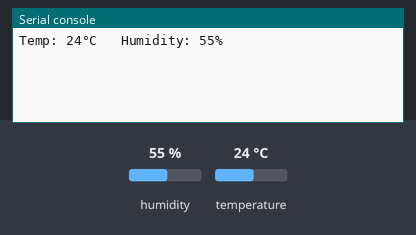
Bench run of a program on a simulated CircuitPython board. Shown: the last lines printed to the serial console. The inputs (shaded band) are chosen by the test bench; at power-on: humidity 55 %, temperature 24 °C.

Above: at 1.2 s.
1.3 s: humidity set to 22 %
At 3.9 s:
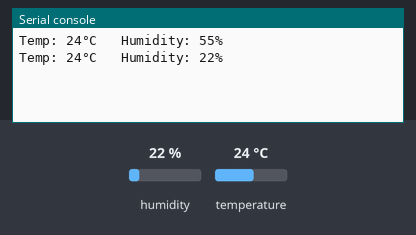
4.3 s: temperature set to 12 °C
At 5.1 s:
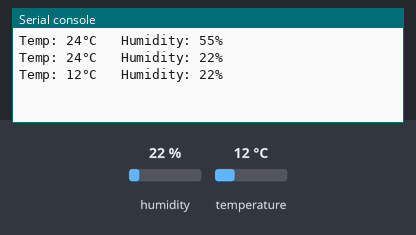
7.3 s: humidity set to 40 %
At 10.0 s:
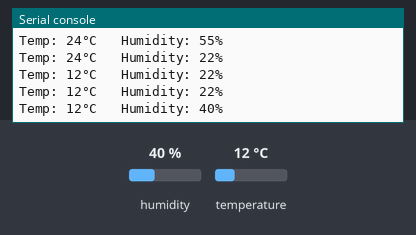
Timing chart, 0 to 11.5 s (numbered marks = the images above; inputs shaded):
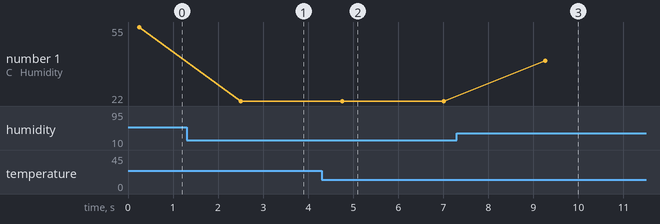

The program:

dht_test.py
```python
import time
import adafruit_dht
import board

# Use GPIO4 (pin 7) for the DHT sensor
dht = adafruit_dht.DHT11(board.D4)  # or DHT22

while True:
    try:
        temperature = dht.temperature
        humidity = dht.humidity
        print(f"Temp: {temperature}°C   Humidity: {humidity}%")
    except RuntimeError:
        # Reading errors are common with DHT sensors
        pass
    time.sleep(2)
```

Measured:
- after the input at 1.3 s, the serial console: prints a new line after 1.2 s (image 1)
- after the input at 4.3 s, the serial console: prints a new line after 0.46 s (image 2)
- after the input at 7.3 s, the serial console: prints a new line after 2.0 s (image 3)
- plotted number 1: 55 → 22 after the input at 1.3 s, 22 → 40 after the input at 7.3 s
